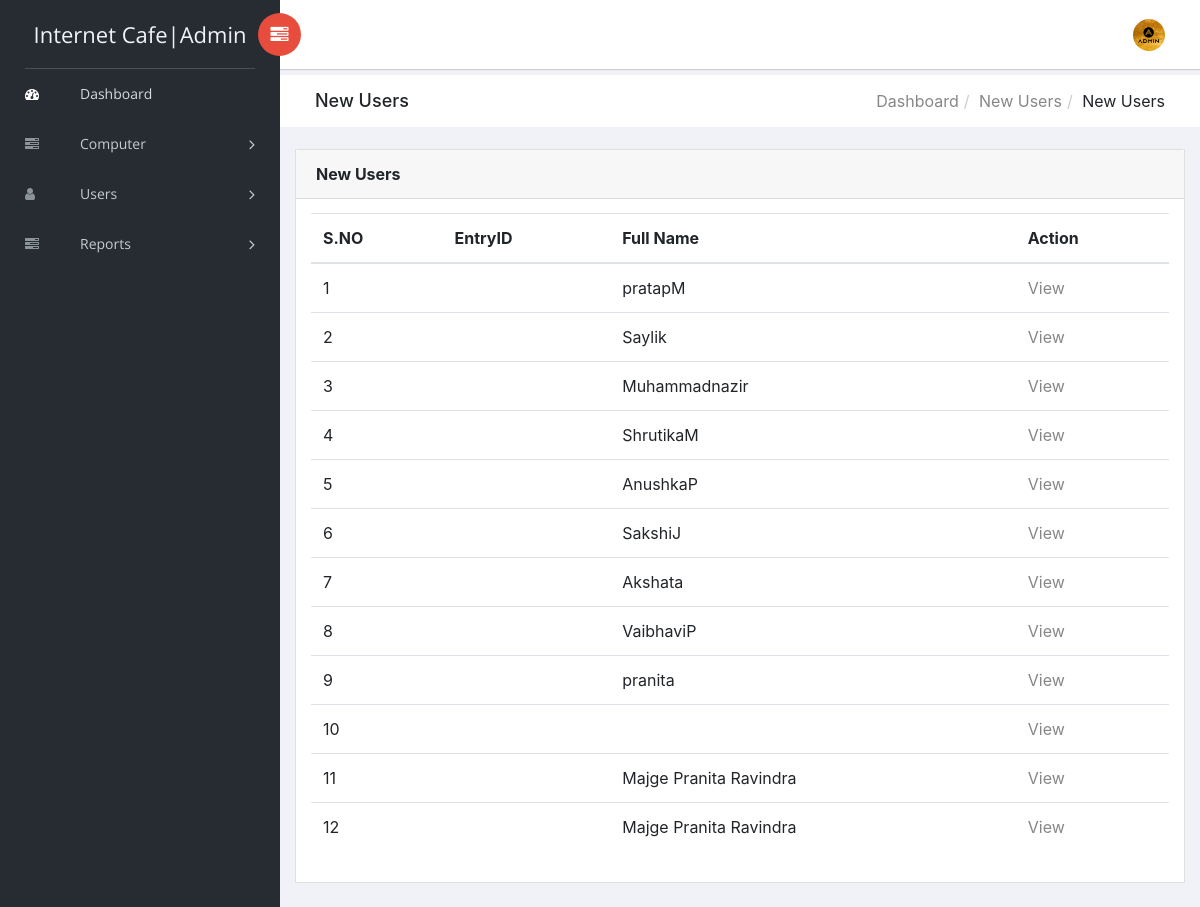
Page /admin_side/view-allusers.php (signed in) on the committed database.
### tables this page shows
CREATE TABLE `tblusers` (
  `ID` int(10) NOT NULL,
  `UserName` varchar(120) DEFAULT NULL,
  `UserAddress` varchar(200) DEFAULT NULL,
  `MobileNumber` bigint(10) DEFAULT NULL,
  `Email` varchar(200) DEFAULT NULL,
  `ComputerName` varchar(120) DEFAULT NULL,
  `IDProof` varchar(120) DEFAULT NULL,
  `InTime` timestamp NULL DEFAULT CURRENT_TIMESTAMP,
  `OutTime` timestamp NULL DEFAULT NULL ON UPDATE CURRENT_TIMESTAMP,
  `Fees` varchar(120) DEFAULT NULL,
  `Remark` varchar(120) DEFAULT NULL,
  `Status` varchar(20) NOT NULL,
  `UpdationDate` timestamp NULL DEFAULT NULL ON UPDATE CURRENT_TIMESTAMP
);

### admin_side/view-allusers.php (the view, shortened to what this page needs)
<?php
include('includes/dbconnection.php');
if (strlen($_SESSION['ccmsaid']==0)) {
  header('location:logout.php');
  } else{
  ?>
<!doctype html>
<html class="no-js" lang="en">
<head>
    <link rel="stylesheet" href="vendors/bootstrap/dist/css/bootstrap.min.css">
    <link rel="stylesheet" href="vendors/font-awesome/css/font-awesome.min.css">
    <link rel="stylesheet" href="vendors/themify-icons/css/themify-icons.css">
    <link rel="stylesheet" href="vendors/flag-icon-css/css/flag-icon.min.css">
    <link rel="stylesheet" href="vendors/selectFX/css/cs-skin-elastic.css">
    <link rel="stylesheet" href="assets/css/style.css">
</head>
<body>
    <?php include_once('includes/sidebar.php');?>
    <div id="right-panel" class="right-panel">
        <?php include_once('includes/header.php');?>
        <div class="breadcrumbs">
            <div class="col-sm-4">
                <div class="page-header float-left">
                    <div class="page-title">
                        <h1>New Users</h1>
                    </div>
                </div>
            </div>
            <div class="col-sm-8">
                <div class="page-header float-right">
                    <div class="page-title">
                        <ol class="breadcrumb text-right">
                            <li><a href="dashboard.php">Dashboard</a></li>
                            <li><a href="manage-newusers.php">New Users</a></li>
                            <li class="active">New Users</li>
                        </ol>
                    </div>
                </div>
            </div>
        </div>
        <div class="content mt-3">
            <div class="animated fadeIn">
                <div class="row">
                    <div class="col-lg-12">
                        <div class="card">
                            <div class="card-header">
                                <strong class="card-title">New Users</strong>
                            </div>
                            <div class="card-body">
                                <table class="table">
                                    <thead>
                                        <tr>
                                            <tr>
                  <th>S.NO</th>
                  <th>EntryID</th>
                  <th>Full Name</th>
                 <th>Action</th>
                </tr>
                                        </tr>
                                        </thead>
                                    <?php
$ret=mysqli_query($con,"select *from tblusers");
$cnt=1;
while ($row=mysqli_fetch_array($ret)) {
?>
                <tr>
                  <td><?php echo $cnt;?></td>
             <td><?php  echo $row['EntryID'];?></td>
                  <td><?php  echo $row['UserName'];?></td>
                  <td ><a href="view-user-detail.php?upid=<?php echo $row['ID'];?>">View</a>
                </tr>
                <?php
$cnt=$cnt+1;
}?>
                                </table>
                            </div>
                        </div>
                    </div>
                </div>
            </div>
        </div>
    </div>
</body>
</html>
<?php }  ?>

### admin_side/includes/sidebar.php (shortened to what this page needs)
<aside id="left-panel" class="left-panel">
        <nav class="navbar navbar-expand-sm navbar-default">
<?php
$adminid=$_SESSION['ccmsaid'];
$ret=mysqli_query($con,"select AdminName from tbladmin where ID='$adminid'");
$row=mysqli_fetch_array($ret);
$name=$row['AdminName'];
?>
            <div class="navbar-header">
                <a class="navbar-brand" href="dashboard.php">Internet Cafe|<?php echo $name; ?></a>
            </div>
            <div id="main-menu" class="main-menu collapse navbar-collapse">
                <ul class="nav navbar-nav">
                    <li class="active">
                        <a href="dashboard.php"> <i class="menu-icon fa fa-dashboard"></i>Dashboard </a>
                    </li>
<li class="menu-item-has-children dropdown">
                        <a href="#" class="dropdown-toggle" data-toggle="dropdown" aria-haspopup="true" aria-expanded="false"> <i class="menu-icon fa fa-tasks"></i>Computer</a>
                    </li>
 <li class="menu-item-has-children dropdown">
                        <a href="add-users.php" class="dropdown-toggle" data-toggle="dropdown" aria-haspopup="true" aria-expanded="false"> <i class="menu-icon fa fa-user"></i>Users</a>
                    </li>
  <li class="menu-item-has-children dropdown">
                        <a href="#" class="dropdown-toggle" data-toggle="dropdown" aria-haspopup="true" aria-expanded="false"> <i class="menu-icon fa fa-tasks"></i>Reports</a>
                    </li>
                </ul>
            </div>
        </nav>
    </aside>

### admin_side/includes/header.php (shortened to what this page needs)
<header id="header" class="header">
           <div class="header-menu">
               <div class="col-sm-7">
                   <a id="menuToggle" class="menutoggle pull-left"><i class="fa fa fa-tasks"></i></a>
               </div>
               <div class="col-sm-5">
                   <div class="user-area dropdown float-right">
                       <a href="#" class="dropdown-toggle" data-toggle="dropdown" aria-haspopup="true" aria-expanded="false">
                           <img class="user-avatar rounded-circle" src="images/admin.png" alt="User Avatar">
                       </a>
                   </div>
               </div>
           </div>
       </header>

### rows in the picture
tblusers: UserName "pratapM"
tblusers: UserName "Saylik"
tblusers: UserName "Muhammadnazir"
tblusers: UserName "ShrutikaM"
tblusers: UserName "AnushkaP"
tblusers: UserName "SakshiJ"
tblusers: UserName "Akshata"
tblusers: UserName "VaibhaviP"
tblusers: UserName "pranita"
tblusers: UserName "Majge Pranita Ravindra"
tblusers: UserName "Majge Pranita Ravindra"

### other values in the picture
$name "Admin"
